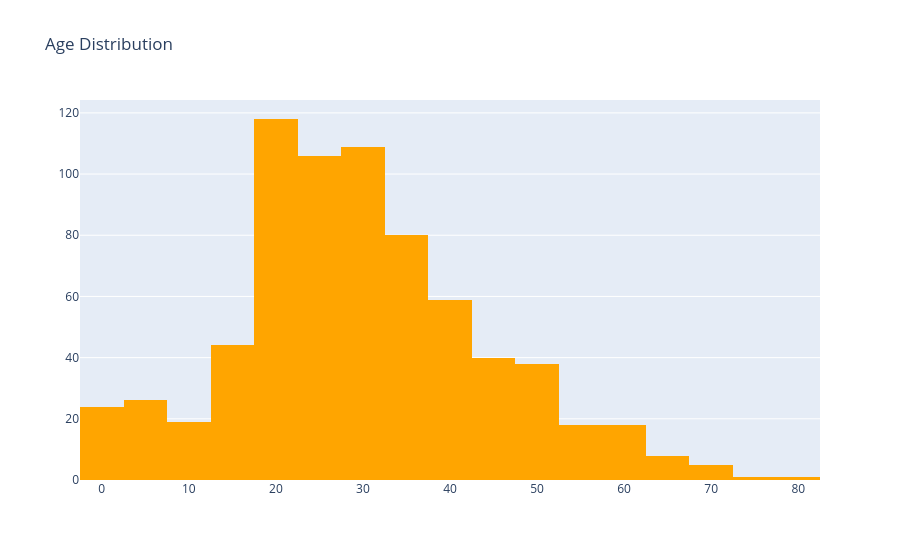

Source (notebook cell):
### Code cell
#let's visusalize histograms
trace=go.Histogram(x=data['Age'],
                   nbinsx=20,
                   marker={'color':'orange'})
#layout define for the graph
layout = go.Layout(title="Age Distribution")
#we combine the trace with the layout to display the figure
fig=go.Figure(data=trace,layout=layout)
fig

### Figure 1 — Plotly figure (JSON) as saved in the notebook; plotly's stock layout.template omitted (floating-point values rounded to 4 significant figures; data arrays with more than 128 entries replaced by an {"elided": "..."} marker saying what was removed)
{"data": [{"marker": {"color": "orange"}, "nbinsx": 20, "type": "histogram", "x": {"elided": "891 float values"}}], "layout": {"title": {"text": "Age Distribution"}}}
